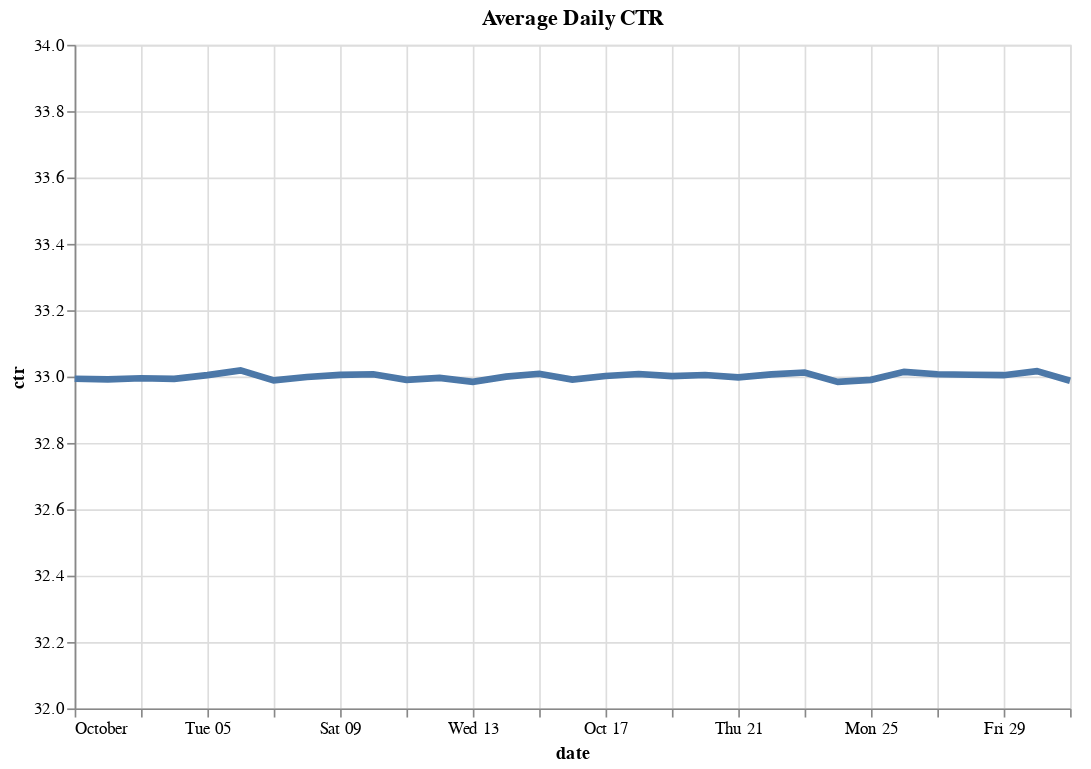

The notebook cell saved with this chart:
### Code cell
alt.Chart(ctr).mark_line(size=4).encode(
    alt.X('dt:T', axis=alt.Axis(title = 'date')),
    alt.Y('ctr:Q', axis=alt.Axis(title = 'ctr'), scale=alt.Scale(domain=[32, 34])),
    tooltip=['ctr'], 
).properties(
    width=600,
    height=400, 
    title='Average Daily CTR'
)

### Figure 1 — Vega-Lite specification as saved in the notebook (floating-point values rounded to 4 significant figures)
{"config": {"view": {"continuousWidth": 400, "continuousHeight": 300}}, "data": {"name": "data-51dd1defcb5318f7b186d9860ba24846"}, "mark": {"type": "line", "size": 4}, "encoding": {"tooltip": [{"type": "quantitative", "field": "ctr"}], "x": {"type": "temporal", "axis": {"title": "date"}, "field": "dt"}, "y": {"type": "quantitative", "axis": {"title": "ctr"}, "field": "ctr", "scale": {"domain": [32, 34]}}}, "height": 400, "title": "Average Daily CTR", "width": 600, "$schema": "https://vega.github.io/schema/vega-lite/v4.8.1.json", "datasets": {"data-51dd1defcb5318f7b186d9860ba24846": [{"dt": "2021-10-01", "ctr": 32.99}, {"dt": "2021-10-02", "ctr": 32.99}, {"dt": "2021-10-03", "ctr": 33.0}, {"dt": "2021-10-04", "ctr": 32.99}, {"dt": "2021-10-05", "ctr": 33.0}, {"dt": "2021-10-06", "ctr": 33.02}, {"dt": "2021-10-07", "ctr": 32.99}, {"dt": "2021-10-08", "ctr": 33.0}, {"dt": "2021-10-09", "ctr": 33.01}, {"dt": "2021-10-10", "ctr": 33.01}, {"dt": "2021-10-11", "ctr": 32.99}, {"dt": "2021-10-12", "ctr": 33.0}, {"dt": "2021-10-13", "ctr": 32.98}, {"dt": "2021-10-14", "ctr": 33.0}, {"dt": "2021-10-15", "ctr": 33.01}, {"dt": "2021-10-16", "ctr": 32.99}, {"dt": "2021-10-17", "ctr": 33.0}, {"dt": "2021-10-18", "ctr": 33.01}, {"dt": "2021-10-19", "ctr": 33.0}, {"dt": "2021-10-20", "ctr": 33.0}, {"dt": "2021-10-21", "ctr": 33.0}, {"dt": "2021-10-22", "ctr": 33.01}, {"dt": "2021-10-23", "ctr": 33.01}, {"dt": "2021-10-24", "ctr": 32.98}, {"dt": "2021-10-25", "ctr": 32.99}, {"dt": "2021-10-26", "ctr": 33.01}, {"dt": "2021-10-27", "ctr": 33.01}, {"dt": "2021-10-28", "ctr": 33.01}, {"dt": "2021-10-29", "ctr": 33.0}, {"dt": "2021-10-30", "ctr": 33.02}, {"dt": "2021-10-31", "ctr": 32.99}]}}
